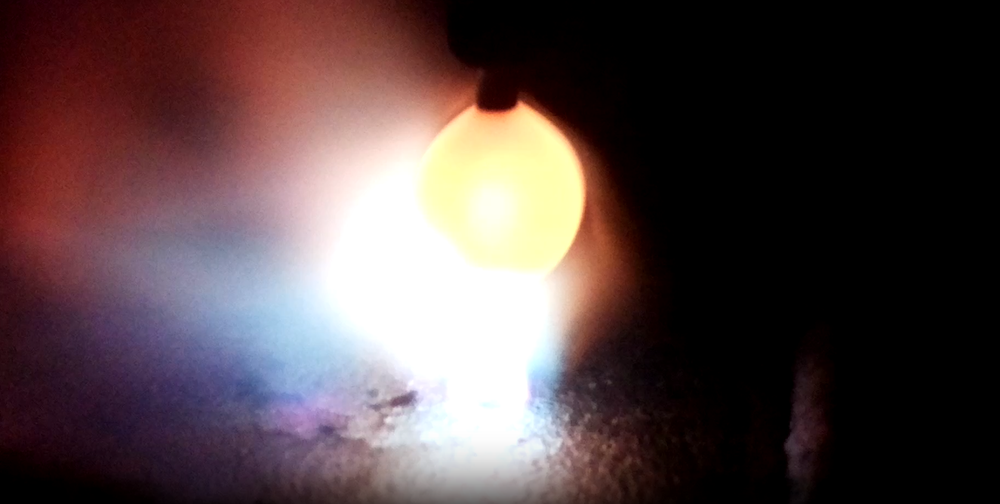
#> input picture ball1.png, 1000 x 504 px, shrunk from 1675 x 845 before the run
$ python canny_edge.py
#> lines starting #> are read from the running program, lines starting #| are printed output that depends on the picture; after the words box and inside, x2 and y2 are one past the last pixel; in counts of white or black regions, pixels touching at a corner belong together
import cv2
import numpy as np

def nothing(x):
    pass

def main():
    # Load the image
    image_path = 'ball1.png'
    image = cv2.imread(image_path, cv2.IMREAD_GRAYSCALE)
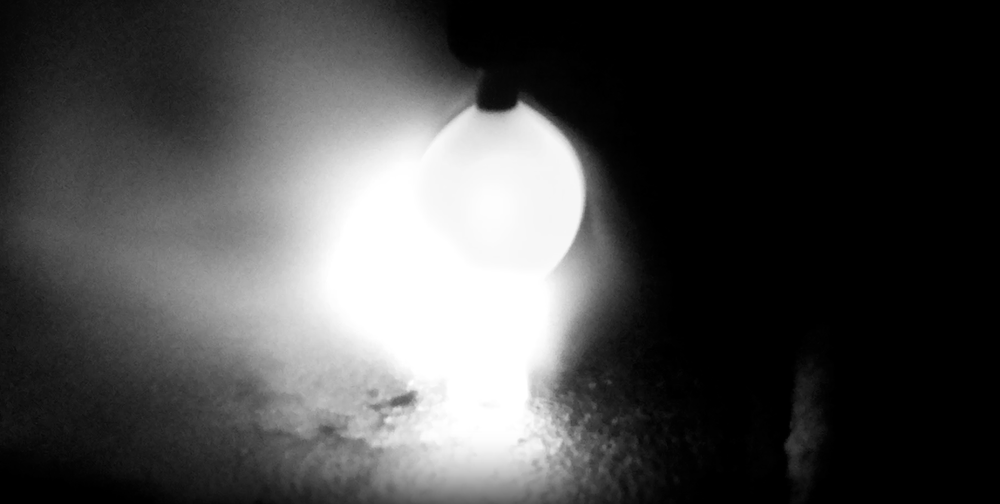
#> image: shape (504, 1000); min 0, max 255, mean 73.7

    if image is None:
        print("Error: Image not found.")
        return

    # Create a window
    cv2.namedWindow('Canny Edge Detection')

    # Create trackbars for threshold adjustment
    cv2.createTrackbar('Threshold1', 'Canny Edge Detection', 50, 500, nothing)
    cv2.createTrackbar('Threshold2', 'Canny Edge Detection', 150, 500, nothing)

    while True:
        # Get current positions of the trackbars
        threshold1 = cv2.getTrackbarPos('Threshold1', 'Canny Edge Detection')
        threshold2 = cv2.getTrackbarPos('Threshold2', 'Canny Edge Detection')

        # Apply Canny edge detection
        edges = cv2.Canny(image, threshold1, threshold2)
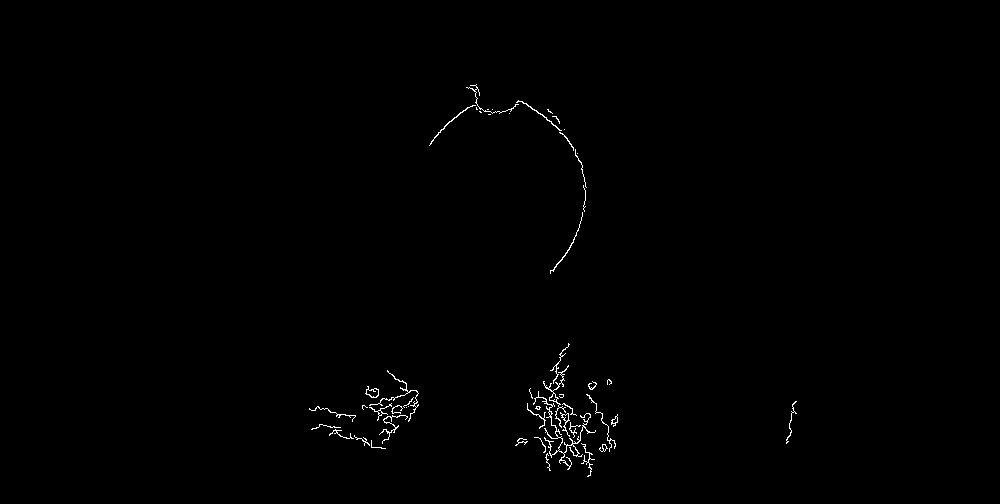
#> edges: shape (504, 1000); 0.49% white in thin lines or dots, all inside (x1, y1, x2, y2) = (309, 84, 797, 477)

        # Display the edge-detected image
        cv2.imshow('Canny Edge Detection', edges)

        # Break the loop if the user presses the ESC key
        if cv2.waitKey(1) & 0xFF == 27:
#> (key Esc is pressed here)
            break

    cv2.destroyAllWindows()

if __name__ == "__main__":
    main()

$ run again, with balling_test.png copied over ball1.png
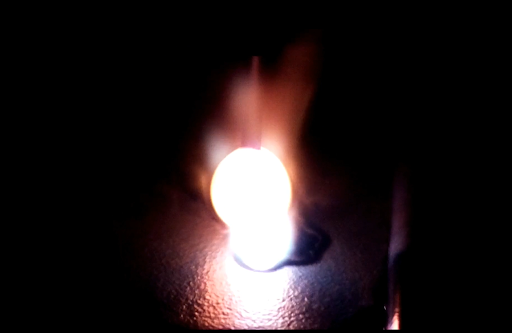
#> input picture balling_test.png, 512 x 333 px
#> in main, `image = cv2.imread(image_path, cv2.IMREAD_GRAYSCALE)`:
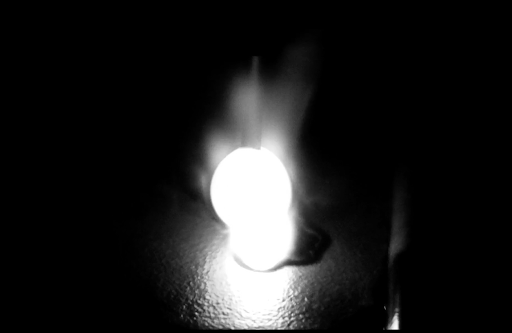
#> image: shape (333, 512); min 0, max 255, mean 30
#> in main, `edges = cv2.Canny(image, threshold1, threshold2)`:
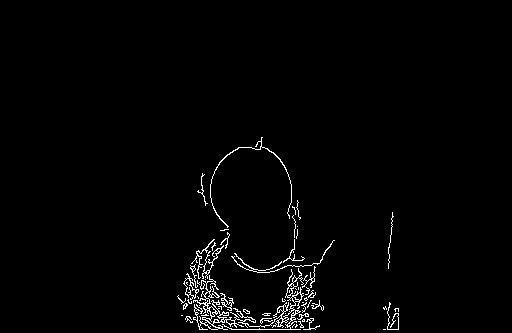
#> edges: shape (333, 512); 1.7% white in thin lines or dots, all inside (x1, y1, x2, y2) = (177, 137, 399, 330)
